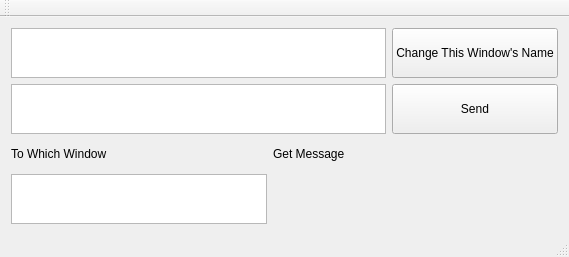
<?xml version="1.0" encoding="UTF-8"?>
<ui version="4.0">
 <class>MainWindow</class>
 <widget class="QMainWindow" name="MainWindow">
  <property name="geometry">
   <rect>
    <x>0</x>
    <y>0</y>
    <width>569</width>
    <height>257</height>
   </rect>
  </property>
  <property name="windowTitle">
   <string>MainWindow</string>
  </property>
  <widget class="QWidget" name="centralWidget">
   <layout class="QGridLayout" name="gridLayout">
    <item row="4" column="0">
     <widget class="QLabel" name="ToLabel">
      <property name="text">
       <string>To Which Window</string>
      </property>
     </widget>
    </item>
    <item row="3" column="3">
     <widget class="QPushButton" name="sendButton">
      <property name="sizePolicy">
       <sizepolicy hsizetype="Minimum" vsizetype="Expanding">
        <horstretch>0</horstretch>
        <verstretch>0</verstretch>
       </sizepolicy>
      </property>
      <property name="text">
       <string>Send</string>
      </property>
     </widget>
    </item>
    <item row="0" column="3">
     <widget class="QPushButton" name="changeWButton">
      <property name="sizePolicy">
       <sizepolicy hsizetype="Minimum" vsizetype="Expanding">
        <horstretch>0</horstretch>
        <verstretch>0</verstretch>
       </sizepolicy>
      </property>
      <property name="text">
       <string>Change This Window's Name</string>
      </property>
     </widget>
    </item>
    <item row="0" column="0" colspan="3">
     <widget class="QTextEdit" name="textEditWindows">
      <property name="sizePolicy">
       <sizepolicy hsizetype="Expanding" vsizetype="Minimum">
        <horstretch>0</horstretch>
        <verstretch>0</verstretch>
       </sizepolicy>
      </property>
      <property name="maximumSize">
       <size>
        <width>16777215</width>
        <height>50</height>
       </size>
      </property>
     </widget>
    </item>
    <item row="3" column="0" colspan="3">
     <widget class="QTextEdit" name="textEditSignal">
      <property name="maximumSize">
       <size>
        <width>16777215</width>
        <height>50</height>
       </size>
      </property>
     </widget>
    </item>
    <item row="5" column="0" colspan="2">
     <widget class="QTextEdit" name="textEditGoal">
      <property name="maximumSize">
       <size>
        <width>16777215</width>
        <height>50</height>
       </size>
      </property>
     </widget>
    </item>
    <item row="4" column="2">
     <widget class="QLabel" name="getMessageLabel">
      <property name="sizePolicy">
       <sizepolicy hsizetype="Preferred" vsizetype="Expanding">
        <horstretch>0</horstretch>
        <verstretch>0</verstretch>
       </sizepolicy>
      </property>
      <property name="text">
       <string>Get Message</string>
      </property>
     </widget>
    </item>
    <item row="5" column="2" colspan="2">
     <widget class="QLabel" name="label">
      <property name="text">
       <string/>
      </property>
     </widget>
    </item>
   </layout>
  </widget>
  <widget class="QMenuBar" name="menuBar">
   <property name="geometry">
    <rect>
     <x>0</x>
     <y>0</y>
     <width>569</width>
     <height>22</height>
    </rect>
   </property>
  </widget>
  <widget class="QToolBar" name="mainToolBar">
   <attribute name="toolBarArea">
    <enum>TopToolBarArea</enum>
   </attribute>
   <attribute name="toolBarBreak">
    <bool>false</bool>
   </attribute>
  </widget>
  <widget class="QStatusBar" name="statusBar"/>
 </widget>
 <layoutdefault spacing="6" margin="11"/>
 <resources/>
 <connections/>
</ui>
